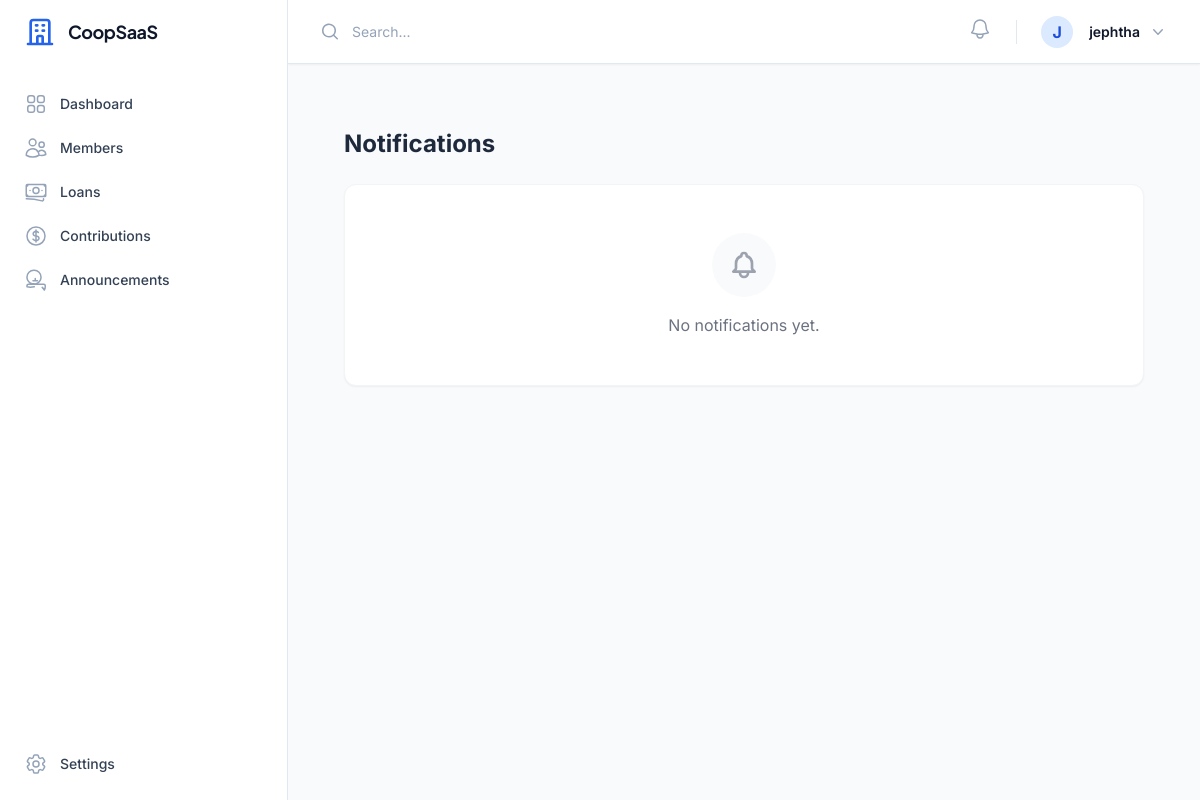
Page /notifications/ (signed in) on the earlier database version.
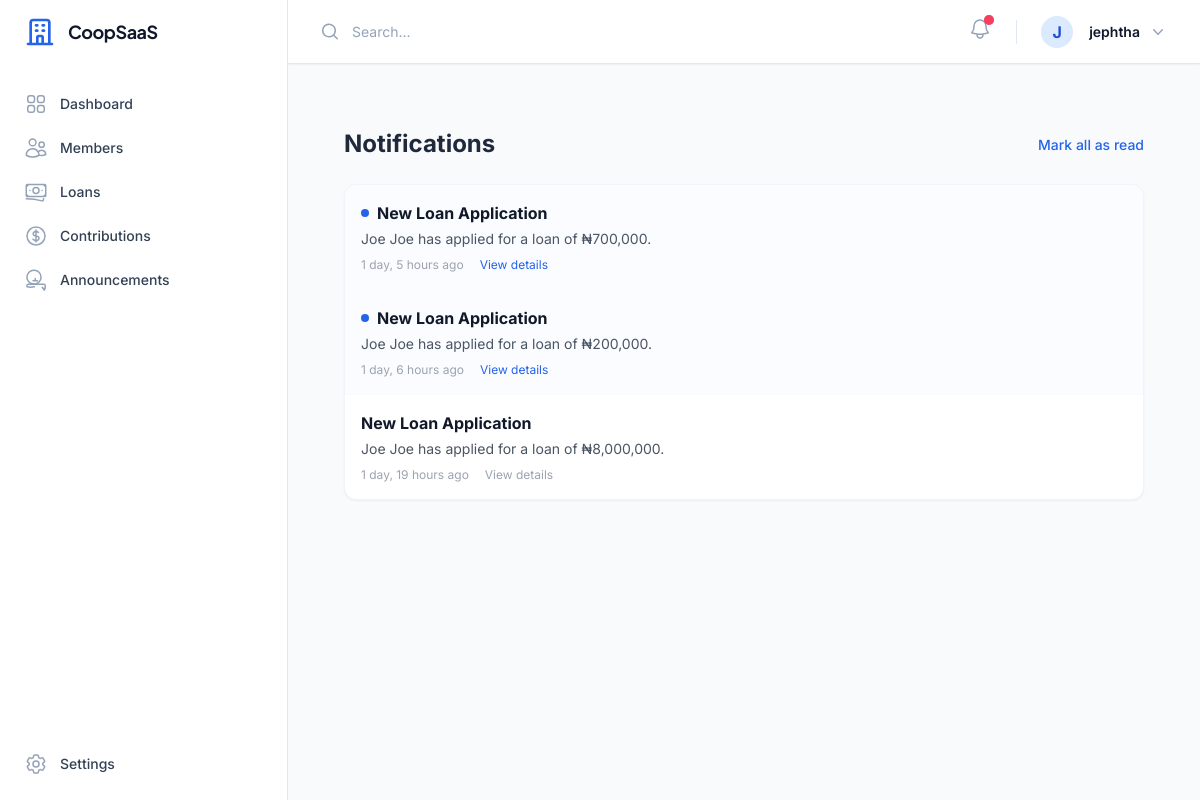
Same page on the later database version.
### apps/notifications/models.py (models this page shows, shortened)
class Notification(models.Model):
    user = models.ForeignKey(settings.AUTH_USER_MODEL, on_delete=models.CASCADE, related_name='notifications')
    title = models.CharField(max_length=255)
    message = models.TextField()
    link = models.CharField(max_length=255, null=True, blank=True)
    is_read = models.BooleanField(default=False)
    created_at = models.DateTimeField(auto_now_add=True)
    class Meta:
        ordering = ['-created_at']

### apps/notifications/views.py (the view)
# urls.py: path('', NotificationListView.as_view(), name='list'),
class NotificationListView(LoginRequiredMixin, ListView):
    model = Notification
    template_name = 'notifications/list.html'
    context_object_name = 'notifications'
    paginate_by = 20
    def get_queryset(self):
        return Notification.objects.filter(user=self.request.user).order_by('-created_at')

### apps/notifications/context_processors.py (called while the page is built)
def notification_context(request):
    if request.user.is_authenticated:
        unread_count = Notification.objects.filter(user=request.user, is_read=False).count()
        recent_notifications = Notification.objects.filter(user=request.user).order_by('-created_at')[:5]
        return {
            'unread_notifications_count': unread_count,
            'recent_notifications': recent_notifications,
            'pusher_key': getattr(settings, 'PUSHER_KEY', ''),
            'pusher_cluster': getattr(settings, 'PUSHER_CLUSTER', 'mt1'),
        }
    return {}

### templates/notifications/list.html (shortened to what this page needs)
{% extends 'dashboard_base.html' %}
{% block content %}
<div class="p-6">
    <div class="flex justify-between items-center mb-6">
        <h2 class="text-2xl font-bold">Notifications</h2>
        {% if unread_notifications_count > 0 %}
        <form action="{% url 'notifications:mark_all_read' %}" method="POST">
            <button type="submit" class="text-sm text-blue-600 hover:text-blue-800 font-medium">
                Mark all as read
            </button>
        </form>
        {% endif %}
    </div>
    <div class="bg-white rounded-xl shadow-sm border border-gray-100 overflow-hidden">
        {% for notification in notifications %}
        <div class="border-b last:border-0 border-gray-50 p-4 hover:bg-gray-50 transition-colors {% if not notification.is_read %}bg-blue-50/30{% endif %}">
            <div class="flex justify-between items-start gap-4">
                <div class="flex-1">
                    <div class="flex items-center gap-2 mb-1">
                        {% if not notification.is_read %}
                        <span class="w-2 h-2 bg-blue-600 rounded-full"></span>
                        {% endif %}
                        <h3 class="font-bold text-gray-900">{{ notification.title }}</h3>
                    </div>
                    <p class="text-gray-600 text-sm mb-2">{{ notification.message }}</p>
                    <div class="flex items-center gap-4 text-xs text-gray-400">
                        <span>{{ notification.created_at|timesince }} ago</span>
                        {% if notification.link and not notification.is_read %}
                        <a href="{% url 'notifications:mark_read' notification.pk %}" class="text-blue-600 hover:underline">
                            View details
                        </a>
                        {% elif notification.link %}
                         <a href="{{ notification.link }}" class="hover:underline">View details</a>
                        {% endif %}
                    </div>
                </div>
            </div>
        </div>
        {% empty %}
        <div class="p-12 text-center">
            <div class="inline-flex items-center justify-center w-16 h-16 rounded-full bg-gray-50 mb-4 text-gray-400">
            </div>
            <p class="text-gray-500">No notifications yet.</p>
        </div>
        {% endfor %}
    </div>
</div>
{% endblock %}

### templates/components/topnav.html (shortened to what this page needs)
<div class="sticky top-0 z-40 flex h-16 shrink-0 items-center justify-between gap-x-4 border-b border-slate-200 bg-white px-4 shadow-sm sm:gap-x-6 sm:px-6 lg:px-8">
    <div class="flex flex-1 gap-x-4 self-stretch lg:gap-x-6">
        <form class="relative flex flex-1" action="#" method="GET">
            <input id="search-field" class="block h-full w-full border-0 py-0 pl-8 pr-0 text-slate-900 placeholder:text-slate-400 focus:ring-0 sm:text-sm" placeholder="Search..." type="search" name="search">
        </form>
        <div class="flex items-center gap-x-4 lg:gap-x-6">
            <div class="relative" x-data="{ open: false }">
                <button type="button" @click="open = !open" @click.outside="open = false" class="-m-2.5 p-2.5 text-slate-400 hover:text-slate-500 relative" id="notification-bell-btn">
                    <svg id="notification-bell-icon" class="h-6 w-6 {% if unread_notifications_count > 0 %}animate-swing{% endif %}" fill="none" viewBox="0 0 24 24" stroke-width="1.5" stroke="currentColor" aria-hidden="true">
                        <path stroke-linecap="round" stroke-linejoin="round" d="M14.857 17.082a23.848 23.848 0 005.454-1.31A8.967 8.967 0 0118 9.75v-.7V9A6 6 0 006 9v.75a8.967 8.967 0 01-2.312 6.022c1.733.64 3.56 1.085 5.455 1.31m5.714 0a24.255 24.255 0 01-5.714 0m5.714 0a3 3 0 11-5.714 0" />
                    </svg>
                    {% if unread_notifications_count > 0 %}
                    <span id="notification-badge" class="absolute top-2 right-2 flex h-2.5 w-2.5">
                        <span class="relative inline-flex rounded-full h-2.5 w-2.5 bg-rose-500"></span>
                    </span>
                    {% endif %}
                </button>
            </div>
            <div class="relative" x-data="{ open: false }">
                <button type="button" @click="open = !open" @click.outside="open = false" class="-m-1.5 flex items-center p-1.5" id="user-menu-button" aria-expanded="false" aria-haspopup="true">
                    <div class="h-8 w-8 rounded-full bg-primary-100 flex items-center justify-center text-primary-700 font-bold">
                        {{ user.username|make_list|first|upper }}
                    </div>
                    <span class="hidden lg:flex lg:items-center">
                        <span class="ml-4 text-sm font-semibold leading-6 text-slate-900" aria-hidden="true">{{ user.get_full_name|default:user.username }}</span>
                        <svg class="ml-2 h-5 w-5 text-slate-400" viewBox="0 0 20 20" fill="currentColor" aria-hidden="true">
                            <path fill-rule="evenodd" d="M5.23 7.21a.75.75 0 011.06.02L10 11.168l3.71-3.938a.75.75 0 111.08 1.04l-4.25 4.5a.75.75 0 01-1.08 0l-4.25-4.5a.75.75 0 01.02-1.06z" clip-rule="evenodd" />
                        </svg>
                    </span>
                </button>
            </div>
        </div>
    </div>
</div>

Differences in the rows shown:
added Notification: is_read False (drawn), title "New Loan Application", message "Joe Joe has applied for a loan of ₦700,000.", created_at "1 day, 5 hours"
added Notification: is_read False (drawn), title "New Loan Application", message "Joe Joe has applied for a loan of ₦200,000.", created_at "1 day, 6 hours"
added Notification: title "New Loan Application", message "Joe Joe has applied for a loan of ₦8,000,000.", created_at "1 day, 19 hours", is_read True (drawn)
Other differences:
text no longer shown: "No notifications yet."
text now shown: "Mark all as read"
